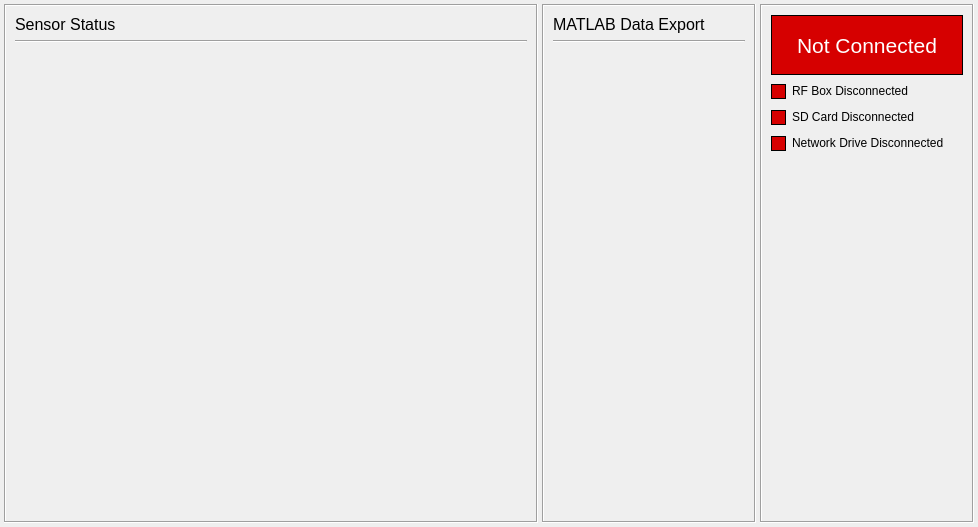
<?xml version="1.0" encoding="UTF-8"?>
<ui version="4.0">
 <class>Form</class>
 <widget class="QWidget" name="Form">
  <property name="geometry">
   <rect>
    <x>0</x>
    <y>0</y>
    <width>978</width>
    <height>527</height>
   </rect>
  </property>
  <property name="windowTitle">
   <string>Form</string>
  </property>
  <layout class="QHBoxLayout" name="horizontalLayout_2">
   <property name="spacing">
    <number>4</number>
   </property>
   <property name="leftMargin">
    <number>4</number>
   </property>
   <property name="topMargin">
    <number>4</number>
   </property>
   <property name="rightMargin">
    <number>4</number>
   </property>
   <property name="bottomMargin">
    <number>4</number>
   </property>
   <item>
    <widget class="QFrame" name="frame_sensorStatus">
     <property name="sizePolicy">
      <sizepolicy hsizetype="Preferred" vsizetype="Preferred">
       <horstretch>5</horstretch>
       <verstretch>0</verstretch>
      </sizepolicy>
     </property>
     <property name="autoFillBackground">
      <bool>false</bool>
     </property>
     <property name="styleSheet">
      <string notr="true"/>
     </property>
     <property name="frameShape">
      <enum>QFrame::Box</enum>
     </property>
     <property name="frameShadow">
      <enum>QFrame::Sunken</enum>
     </property>
     <property name="midLineWidth">
      <number>0</number>
     </property>
     <layout class="QVBoxLayout" name="verticalLayout_3">
      <item>
       <widget class="QLabel" name="label_sensorStatus">
        <property name="font">
         <font>
          <pointsize>12</pointsize>
         </font>
        </property>
        <property name="styleSheet">
         <string notr="true"/>
        </property>
        <property name="text">
         <string>Sensor Status</string>
        </property>
       </widget>
      </item>
      <item>
       <widget class="Line" name="line_2">
        <property name="frameShadow">
         <enum>QFrame::Sunken</enum>
        </property>
        <property name="orientation">
         <enum>Qt::Horizontal</enum>
        </property>
       </widget>
      </item>
      <item>
       <widget class="QScrollArea" name="scrollArea">
        <property name="frameShape">
         <enum>QFrame::NoFrame</enum>
        </property>
        <property name="frameShadow">
         <enum>QFrame::Plain</enum>
        </property>
        <property name="widgetResizable">
         <bool>true</bool>
        </property>
        <widget class="QWidget" name="scrollArea_sensorStatus">
         <property name="geometry">
          <rect>
           <x>0</x>
           <y>0</y>
           <width>512</width>
           <height>463</height>
          </rect>
         </property>
         <property name="styleSheet">
          <string notr="true">            QRadioButton::indicator {
                width: 13px;
                height: 13px;
                border: 1px solid black;
            }
            
            QRadioButton::indicator::unchecked {
                background-color : #d60000	/* red */
            }
            
            QRadioButton::indicator:unchecked:hover {
                background-color : #d60000	/* red */
            }
            
            QRadioButton::indicator:unchecked:pressed {
                background-color :  #d60000	/* red */
            }
            
            QRadioButton::indicator::checked {
                background-color : #16c916	/* dark green */
            }
            
            QRadioButton::indicator:checked:hover {
                background-color : #16c916	/* dark green */
            }
            
            QRadioButton::indicator:checked:pressed {
                background-color : #16c916	/* dark green */
            }</string>
         </property>
         <layout class="QVBoxLayout" name="verticalLayout_sensorStatus">
          <item>
           <spacer name="verticalSpacer_3">
            <property name="orientation">
             <enum>Qt::Vertical</enum>
            </property>
            <property name="sizeHint" stdset="0">
             <size>
              <width>20</width>
              <height>40</height>
             </size>
            </property>
           </spacer>
          </item>
         </layout>
        </widget>
       </widget>
      </item>
     </layout>
    </widget>
   </item>
   <item>
    <widget class="QFrame" name="frame_matlab">
     <property name="sizePolicy">
      <sizepolicy hsizetype="Preferred" vsizetype="Preferred">
       <horstretch>2</horstretch>
       <verstretch>0</verstretch>
      </sizepolicy>
     </property>
     <property name="frameShape">
      <enum>QFrame::Box</enum>
     </property>
     <property name="frameShadow">
      <enum>QFrame::Sunken</enum>
     </property>
     <layout class="QVBoxLayout" name="verticalLayout_2">
      <item>
       <widget class="QLabel" name="label_matlabDataExport">
        <property name="font">
         <font>
          <pointsize>12</pointsize>
         </font>
        </property>
        <property name="text">
         <string>MATLAB Data Export</string>
        </property>
       </widget>
      </item>
      <item>
       <widget class="Line" name="line">
        <property name="orientation">
         <enum>Qt::Horizontal</enum>
        </property>
       </widget>
      </item>
      <item>
       <spacer name="verticalSpacer_2">
        <property name="orientation">
         <enum>Qt::Vertical</enum>
        </property>
        <property name="sizeHint" stdset="0">
         <size>
          <width>20</width>
          <height>40</height>
         </size>
        </property>
       </spacer>
      </item>
     </layout>
    </widget>
   </item>
   <item>
    <widget class="QFrame" name="frame_connectionStatus">
     <property name="sizePolicy">
      <sizepolicy hsizetype="Preferred" vsizetype="Preferred">
       <horstretch>2</horstretch>
       <verstretch>0</verstretch>
      </sizepolicy>
     </property>
     <property name="styleSheet">
      <string notr="true">
QRadioButton::indicator {
    width: 13px;
    height: 13px;
	border: 1px solid black;
}

QRadioButton::indicator::unchecked {
	background-color : #d60000	/* red */


}

QRadioButton::indicator:unchecked:hover {
	background-color : #d60000	/* red */
}

QRadioButton::indicator:unchecked:pressed {
	background-color :  #d60000	/* red */
}

QRadioButton::indicator::checked {
	background-color : #16c916	/* dark green */
}

QRadioButton::indicator:checked:hover {
	background-color : #16c916	/* dark green */
}

QRadioButton::indicator:checked:pressed {
	background-color : #16c916	/* dark green */
}
</string>
     </property>
     <property name="frameShape">
      <enum>QFrame::Box</enum>
     </property>
     <property name="frameShadow">
      <enum>QFrame::Sunken</enum>
     </property>
     <layout class="QVBoxLayout" name="verticalLayout">
      <item>
       <widget class="QLabel" name="ind_connectionStatus">
        <property name="minimumSize">
         <size>
          <width>0</width>
          <height>60</height>
         </size>
        </property>
        <property name="font">
         <font>
          <pointsize>16</pointsize>
         </font>
        </property>
        <property name="styleSheet">
         <string notr="true">QLabel {
	background-color :  #d60000;	/* red */
	border: 1px solid black;
	color: rgb(255, 255, 255);

}</string>
        </property>
        <property name="text">
         <string>Not Connected</string>
        </property>
        <property name="alignment">
         <set>Qt::AlignCenter</set>
        </property>
       </widget>
      </item>
      <item>
       <widget class="QRadioButton" name="ind_RFBox">
        <property name="sizePolicy">
         <sizepolicy hsizetype="Minimum" vsizetype="Preferred">
          <horstretch>0</horstretch>
          <verstretch>0</verstretch>
         </sizepolicy>
        </property>
        <property name="minimumSize">
         <size>
          <width>0</width>
          <height>20</height>
         </size>
        </property>
        <property name="layoutDirection">
         <enum>Qt::LeftToRight</enum>
        </property>
        <property name="text">
         <string>RF Box Disconnected</string>
        </property>
        <property name="checkable">
         <bool>false</bool>
        </property>
       </widget>
      </item>
      <item>
       <widget class="QRadioButton" name="ind_SDCard">
        <property name="sizePolicy">
         <sizepolicy hsizetype="Minimum" vsizetype="Preferred">
          <horstretch>0</horstretch>
          <verstretch>0</verstretch>
         </sizepolicy>
        </property>
        <property name="minimumSize">
         <size>
          <width>0</width>
          <height>20</height>
         </size>
        </property>
        <property name="text">
         <string>SD Card Disconnected</string>
        </property>
        <property name="checkable">
         <bool>false</bool>
        </property>
       </widget>
      </item>
      <item>
       <widget class="QRadioButton" name="ind_networkDrive">
        <property name="sizePolicy">
         <sizepolicy hsizetype="Minimum" vsizetype="Preferred">
          <horstretch>0</horstretch>
          <verstretch>0</verstretch>
         </sizepolicy>
        </property>
        <property name="minimumSize">
         <size>
          <width>0</width>
          <height>20</height>
         </size>
        </property>
        <property name="text">
         <string>Network Drive Disconnected</string>
        </property>
        <property name="checkable">
         <bool>false</bool>
        </property>
       </widget>
      </item>
      <item>
       <spacer name="verticalSpacer">
        <property name="orientation">
         <enum>Qt::Vertical</enum>
        </property>
        <property name="sizeHint" stdset="0">
         <size>
          <width>20</width>
          <height>40</height>
         </size>
        </property>
       </spacer>
      </item>
     </layout>
    </widget>
   </item>
  </layout>
 </widget>
 <resources/>
 <connections/>
</ui>
